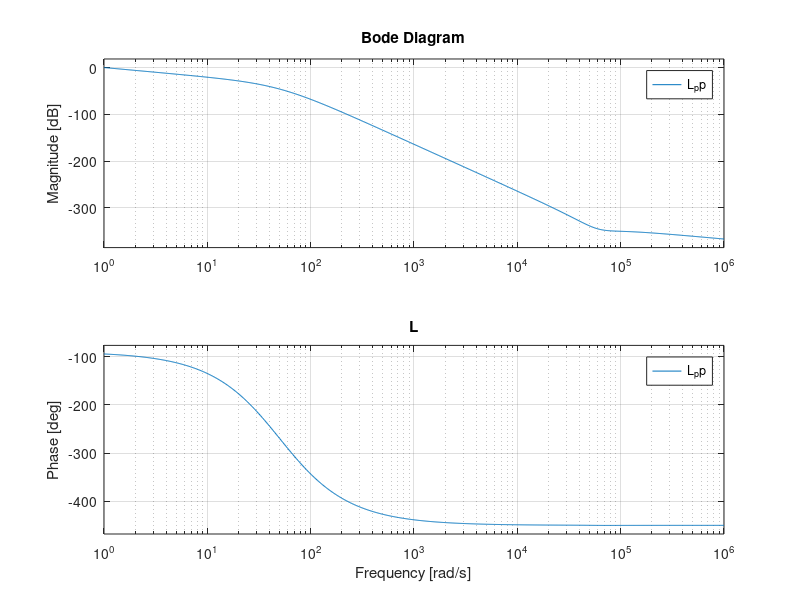
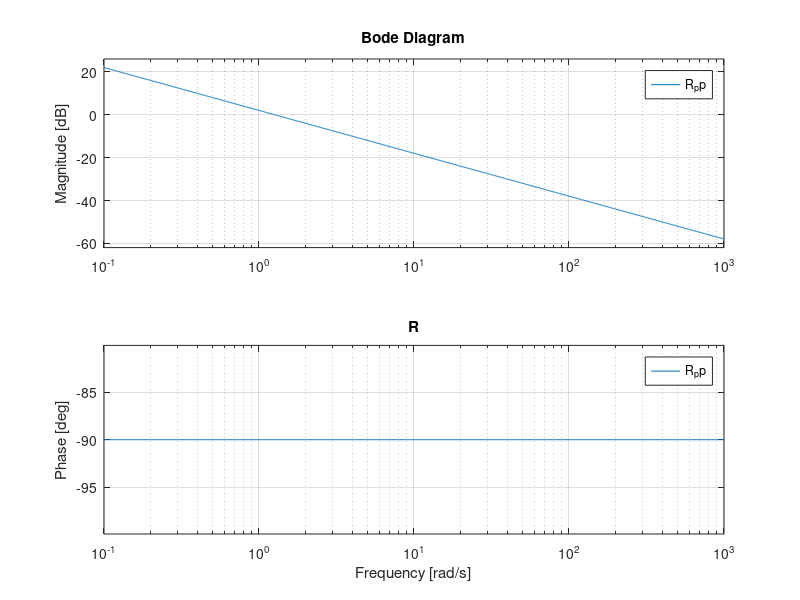

Here is the MATLAB script that generated these plots, in order: (Note: this script raises an error after producing the figures.)
clear all;
clc;
close all;

%% COLLABORATIVE CLASS
%   Matteo Mastromauro
%   Kevin Ortega
%   Alexandra Spertini
%   Alex Zagati

%% PARAMETERS

k = 0.8;
Jm = 4e-4;
Jl= 4e-4;
Bm = 0.015;
Bl = 0;
m = 0.3;
l = 0.3;
g = 9.81;
const = sqrt(2)*m*g*l/(2*Jl); %% needed for simulink simulation

%% EQUILIBRIUM
x1_bar = 0;
x2_bar = pi/4;
x3_bar = 0;
x4_bar = m*g*l*cos(x2_bar)/k + x2_bar;
u_bar= m*g*l*cos(x2_bar);
x_bar = [x1_bar x2_bar x3_bar x4_bar] ;

% computation of the equilibrium position

% syms x1(t) x2(t) x3(t) x4(t) u(t) y(t) % variables
% syms  Bm Jl Jm m g l k %system parameters, comment if you want the numerical expression
% 
% x1_dot = -Bl/Jl*x1(t)-k/Jl*x2(t)-m*g*l/Jl*cos(x2(t))+k/Jl*x4(t);
% x2_dot = x1(t);
% x3_dot = k/Jm*x2(t)-Bm/Jm*x3(t)-k/Jm*x4(t)+u(t)/Jm;
% x4_dot = x3(t);
% 
% x1_dot = subs(x1_dot,x2(t),pi/4);
% x2_dot = subs(x2_dot,x2(t),pi/4);
% x3_dot = subs(x3_dot,x2(t),pi/4);
% x4_dot = subs(x4_dot,x2(t),pi/4);
% 
% 
% eqn1 = 0 == x1_dot;
% eqn2 = 0 == x2_dot;
% eqn3 = 0 == x3_dot;
% eqn4 = 0 == x4_dot;
% 
% [x1_bar, x3_bar, x4_bar,u_bar] = solve([eqn1,eqn2,eqn3,eqn4],[x1(t),x3(t),x4(t),u(t)]) ;
% 
% x_bar = [x1_bar x2_bar x3_bar x4_bar] ;

%% LINEARIZATION

Alin= [0    -k/Jl + m*g*l*sin(x2_bar)/Jl                     0           k/Jl;
        1                        0                           0             0;
        0                      k/Jm                       -Bm/Jm      -k/Jm;
        0                        0                           1              0];

Blin = [0; 0; 1/Jm; 0];

Clin= [0    1   0   0];             %applichiamo a x2(theta l) perchè abbiamo solo 1 input(2 output)

Dlin = zeros(1);


%% POLES OF THE SYSTEM

sys = ss(Alin, Blin, Clin, Dlin) ;
G = tf(sys) ;

pole(G); % computation of the poles of the linearised system 
zero(G); % computation of the zeros of the linearised system 


%% POLE PLACEMENT (FOR STABILIZATION)

C0 = ctrb(Alin, Blin);          %controllability matrix
rank_C0 = rank(C0);  %rank of controllability matrix

%we decide to put the poles all in -50
rho = -50; % same rho for the two approaches to do some anaylsis 

p = rho + [-0, -0.1, -0.2, -0.3]; % poles choosen for pole placement
K = place(Alin, Blin, p);

p_closeloop= eig(Alin-Blin*K);

%% POLE PLACEMENT WITH INTEGRATORS

A_ext= [Alin, zeros(4, 1);            %A extended matrix
       -Clin, zeros(1)];

B_ext = [Blin; zeros(1)];               %B extended matrix

C0_ext = ctrb(A_ext, B_ext);      %C extended matrix
rank_C0_ext = rank(C0_ext);

p_ext = rho+[0, -0.1, -0.2, -0.3, -0.4];    %poles of the extended system
K_ext = place(A_ext, B_ext, p_ext);           %pole placement gain

p_closeloop_ext = eig(A_ext-B_ext*K_ext); % poles of the extended closed loop system

%% SIMULINK MODEL INITILIZATION

x_0 = x_bar+0.01;           %integral initialization

Kx = -K_ext(1, 1:4) ;       %state feedback gain
Kv = -K_ext(1, 5) ;          %additional integrator gain


%% RESPONSE WITH K

x_init= [0, 0, 0, 0]';

sys = ss(Alin - Blin*K, zeros(4,1), eye(4), Dlin);
[y, t]= initial(sys, x_init);

for j= 1:1:length(t)
    u(j,:)= -K*y(j,:)';
end

% uncomment to plot
% figure(1)
% plot(t, u);
% grid on


%% PID for the linearized system

s = tf('s');
G_pp = Clin*(s*eye(4)-(Alin-Blin*K))^-1*Blin;
wc = 1; % rad/s
R_pp = 1/s;
L_pp = R_pp*G_pp;
kp = 1/abs(freqresp(L_pp,wc));
R_pp = kp/s;
L_pp = R_pp*G_pp;
phi_c = angle(freqresp(L_pp,wc));
phi_m = (pi + phi_c)*180/pi;

% uncomment to plot
figure(1)
bode(L_pp); grid on; title('L');
figure(2)
bode(R_pp); grid on; title('R');

%% ------------------------------------------------
%% OPTIMAL CONTROL : LQ 

% Tunable matrix intialization
Q = 0.1*eye(4);
R = 1*diag(1);

[K_lq, S, P] = lqr(Alin ,Blin, Q, R);

% K_lq response

A_lq = Alin-Blin*K_lq ;
B_lq = zeros(4,1) ;
C_lq = Clin ;
D_lq = 0;

% plot the evolution of the state x2 (control variable)

% %linearised system
% dxdt1 = @(t,y)mysystemode(t,y, A_ext-B_ext*K_ext) ;
% tspan1 = [0 5] ;
% y01 = ones(5,1);
% [t1,y1] = ode45(dxdt1, tspan1, y01) ;
% 
% %system with Lq
% dxdt2 = @(t,y)mysystemode(t,y, A_lq) ;
% tspan2 = [0 5] ;
% y02 = ones(4,1);
% [t2,y2] = ode45(dxdt2, tspan2, y02) ;


% uncomment to plot
% figure(3)
% plot(t1, y1(:, 2)) ;
% grid on
% xlabel('Time');
% ylabel('x2 - linearised system');
% title('Evolution of state 2 - pole placement with integrators');
% 
% figure(4)
% plot(t2, y2(:, 2),'c');
% grid on
% xlabel('Time');
% ylabel('x2');
% title('Evolution of state 2 - LQ control');

%% LQ with the system enlargment

%now we want to enlarge the system in order to add an integrator 

A_tilde = [Alin zeros(4,1) ; -Clin zeros(1,1)] ;
B_tilde = [Blin; 0];

r =  1/0.024; 
q =  1;

disp(q/r);

%tunable matrixes 
Q_lq = q*eye(5) ; %1 
R_lq = r*eye(1) ; %1000

% check reachability and observability 
rank(ctrb(A_tilde, B_tilde));
C_q = sqrt(Q_lq) ;
rank(obsv(A_tilde, C_q));

% P_lq = are(A_tilde, B_tilde*R_lq*B_tilde', Q_lq) 
% k = R_lq^(-1)*B_tilde'*P_lq;
% k_x = k(:, 1:4) ;
% eig(Alin-Blin*k_x) 
% 
% return 

% computation of the gain for l1
[K_lqe, S, P] = lqr(A_tilde, B_tilde, Q_lq, R_lq) ;

K_lqx = K_lqe(:,1:4) ;
K_lqeta = K_lqe(:, 5) ;

eig(Alin-Blin*K_lqx);
 

% %system with Lq
% dxdt3 = @(t,y)mysystemode(t,y, A_tilde-B_tilde*K_lqe) ;
% tspan3 = [0 5] ;
% y03 = ones(5,1);
% [t3,y3] = ode45(dxdt3, tspan3, y03) ;
% 
% figure(5)
% plot(t3, y3(:, 2),'b');
% grid on
% xlabel('Time');
% ylabel('x2');
% title('Evolution of state 2 - LQ control with integrators');



%% H2 PROBLEM 

n = 5 ; %n of states
p = 1 ; %n of inputs
m = 1 ; %number of outpuRts

q =     1; %0.01
r =      100;  %10
qt =      0 ; 
rt =      0 ;

% definition of the matrixes 
A = [Alin zeros(4,1) ;
    -Clin   0 ];

B1 = [sqrt(qt)*eye(n) zeros(n,p)];
B2 = [Blin ; 0];

C1 = [sqrt(q)*eye(n) ; zeros(m,n)];
C2 = [Clin 0] ;

D11 = [zeros(n,n) zeros(n,p) ; zeros(m,n) zeros(m,p)];
D12 = [zeros(n,m) ; sqrt(r)*eye(m)] ;
D21 = [zeros(p,n)  sqrt(rt)*eye(p,p)] ;
D22 = [Dlin] ;

AA = A;
BB = [B1 B2] ;
CC = [C1 ; C2] ;
DD = [D11 D12 ; D21 D22] ;

P_H2 = are(A, B2*D12'*D12*B2', C1'*C1);
K_H2 = (D12'*D12)*B2'*P_H2;

K_H2_X = K_H2(:,1:4) ;
K_H2_V = K_H2(:, 5) ;
eig(Alin-Blin*K_H2_X)

return

%% ----------------------------------------------------------------------------------------------
%% FEEDBACK LINEARIZATION

%% NONLINEAR SYSTEM

%0. Nonlinear system + eq. computation
syms x1(t) x2(t) x3(t) x4(t) u(t) y(t) % variables
syms  Bm Jl Jm m g l k %system parameters, comment if you want the numerical expression

x1_dot = -Bl/Jl*x1(t)-k/Jl*x2(t)-m*g*l/Jl*cos(x2(t))+k/Jl*x4(t);
x2_dot = x1(t);
x3_dot = k/Jm*x2(t)-Bm/Jm*x3(t)-k/Jm*x4(t)+u(t)/Jm;
x4_dot = x3(t);

x1_dot = subs(x1_dot,x2(t),pi/4);
x2_dot = subs(x2_dot,x2(t),pi/4);
x3_dot = subs(x3_dot,x2(t),pi/4);
x4_dot = subs(x4_dot,x2(t),pi/4);


eqn1 = 0 == x1_dot;
eqn2 = 0 == x2_dot;
eqn3 = 0 == x3_dot;
eqn4 = 0 == x4_dot;

[x1_bar, x3_bar, x4_bar,u_bar] = solve([eqn1,eqn2,eqn3,eqn4],[x1(t),x3(t),x4(t),u(t)])
 
% 1. system definition
syms x1(t) x2(t) x3(t) x4(t) u(t) y(t) % variables
syms  Bm Jl Jm m g l k %system parameters, comment if you want the numerical expression
x1_dot = -Bl/Jl*x1(t)-k/Jl*x2(t)-m*g*l/Jl*cos(x2(t))+k/Jl*x4(t);
x2_dot = x1(t);
x3_dot = k/Jm*x2(t)-Bm/Jm*x3(t)-k/Jm*x4(t)+u(t)/Jm;
x4_dot = x3(t);
y(t) = pi/4-x2(t);

%2. checking the relative degree of the system
y_d = -x2_dot;
y_dd = -x1_dot;
y_ddd = diff(y_dd,t);
y_ddd  = (k*x2_dot)/Jl - (k*x4_dot)/Jl - (g*l*m*sin(x2(t))*x2_dot)/Jl;
y_dddd = diff(y_ddd,t);

%substituting diff(x,t) in order to include it in the simulink scheme

y_dddd = (k*x1_dot)/Jl - (k*x3_dot)/Jl - (g*l*m*sin(x2(t))*x1_dot)/Jl - (g*l*m*cos(x2(t))*x1(t)*x2_dot)/Jl;

%%
%check the realtive degree of the system
y_d_sub = subs(y_d, [x1(t), cos(x2(t)), x2(t), x3(t), x4(t), u(t), k, Jl, Jm], [0, 0, 0, 0, 0, 1, 1, 1, 1]);
y_dd_sub = subs(y_dd, [x1(t), cos(x2(t)), x2(t), x3(t), x4(t), u(t), k, Jl, Jm], [0, 0, 0, 0, 0, 1, 1, 1, 1]);
y_ddd_sub = subs(y_ddd, [x1(t), cos(x2(t)), x2(t), x3(t), x4(t), u(t), k, Jl, Jm], [0, 0, 0, 0, 0, 1, 1, 1, 1]);
y_dddd_sub  = subs(y_dddd, [x1(t), cos(x2(t)), x2(t), x3(t), x4(t), u(t), k, Jl, Jm], [0, 0, 0, 0, 0, 1, 1, 1, 1]);

rd = zeros(1,1) ;

if y_d_sub ~= 0 
    rd =  1 ;
elseif y_dd_sub ~= 0 
        rd = 2 ;
elseif y_ddd_sub ~= 0 
        rd =  3 ;
elseif y_dddd_sub ~= 0 
        rd = 4;
end

%%
%check the realtive degree of the system
y_d_sub = subs(y_d, [x1(t), cos(x2(t)), x2(t), x3(t), x4(t), u(t), k, Jl, Jm], [0, 0, 0, 0, 0, 1, 1, 1, 1]);
y_dd_sub = subs(y_dd, [x1(t), cos(x2(t)), x2(t), x3(t), x4(t), u(t), k, Jl, Jm], [0, 0, 0, 0, 0, 1, 1, 1, 1]);
y_ddd_sub = subs(y_ddd, [x1(t), cos(x2(t)), x2(t), x3(t), x4(t), u(t), k, Jl, Jm], [0, 0, 0, 0, 0, 1, 1, 1, 1]);
y_dddd_sub  = subs(y_dddd, [x1(t), cos(x2(t)), x2(t), x3(t), x4(t), u(t), k, Jl, Jm], [0, 0, 0, 0, 0, 1, 1, 1, 1]);

rd = zeros(1,1) ;

if y_d_sub ~= 0 
    rd =  1 ;
elseif y_dd_sub ~= 0 
        rd = 2 ;
elseif y_ddd_sub ~= 0 
        rd =  3 ;
elseif y_dddd_sub ~= 0 
        rd = 4;
end
%%

%3. Change of coordinates to bring equilibrium to [0, 0]
syms dx1(t) dx2(t) dx3(t) dx4(t)
dx1_dot = subs(x1_dot, [x1(t),x2(t),x3(t),x4(t)], [dx1(t)+x1_bar, dx2(t)+x2_bar, dx3(t)+x3_bar, dx4(t)+x4_bar]);
dx2_dot = subs(x2_dot, [x1(t),x2(t),x3(t),x4(t)], [dx1(t)+x1_bar, dx2(t)+x2_bar, dx3(t)+x3_bar, dx4(t)+x4_bar]);
dx3_dot = subs(x3_dot, [x1(t),x2(t),x3(t),x4(t)], [dx1(t)+x1_bar, dx2(t)+x2_bar, dx3(t)+x3_bar, dx4(t)+x4_bar]);
dx4_dot = subs(x4_dot, [x1(t),x2(t),x3(t),x4(t)], [dx1(t)+x1_bar, dx2(t)+x2_bar, dx3(t)+x3_bar, dx4(t)+x4_bar]);
dy = subs(y(t), [x1(t),x2(t),x3(t),x4(t)], [dx1(t)+x1_bar, dx2(t)+x2_bar, dx3(t)+x3_bar, dx4(t)+x4_bar]);

%4. Diffeomorphism
x1_tilde = dy;
x2_tilde = -dx1 ;
%x3_tilde = diff(x2_tilde,t);
x3_tilde = dx1_dot ;
%x4_tilde = diff(x3_tilde, t);
x4_tilde = (k*dx4_dot)/Jl - (k*dx2_dot)/Jl - (Bl*x1_dot)/Jl + (g*l*m*sin(pi/4 + dx2(t))*dx2_dot)/Jl;
%%

% check if it's a diffeomorphism. We need to compute the Jacobean and check
% if the Jacobea is full rank
f = [x1_tilde ; x2_tilde ; x3_tilde ; x4_tilde] ;

% compute the Jacobean
J = jacobian(f, [dx1, dx2, dx3, dx4]);
rank(J);
%%
%6. inverse relationship phi(^-1)
syms dx1 dx2 dx3 dx4 dx1_t dx2_t dx3_t dx4_t
eqn1 = dx1_t == -dx2;
eqn2 = dx2_t == -dx1;
eqn3 = dx3_t == k*(dx2+pi/4)/Jl+m*g*l*cos(dx2+pi/4)/Jl-k*(dx4+x4_bar)/Jl;
eqn4 = dx4_t == k/Jl*dx1-m*g*l/Jl*sqrt(2)/2*(sin(dx2)+cos(dx2))*dx1-k/Jl*dx3;
sys    = [eqn1, eqn2, eqn3, eqn4];
[x1_t, x2_t, x3_t, x4_t]       = solve(sys,[dx1,dx2,dx3,dx4]);

%6b. verify that the equilibrium is in [0,0,0,0]
x1_t = subs(x1_t,[dx1_t,dx2_t,dx3_t,dx4_t], [0,0,0,0]);
x2_t = subs(x2_t,[dx1_t,dx2_t,dx3_t,dx4_t], [0,0,0,0]);
x3_t = subs(x3_t,[dx1_t,dx2_t,dx3_t,dx4_t], [0,0,0,0]);
x4_t = subs(x4_t,[dx1_t,dx2_t,dx3_t,dx4_t], [0,0,0,0]);

%7. system in normal canonical form
syms x2_t x3_t x4_t
x1_t_dot = x2_t;
x2_t_dot = x3_t;
x3_t_dot = x4_t;
x4_t_dot = y_dddd;

y_dddd = (k*x1_dot)/Jl - (k*x3_dot)/Jl - (g*l*m*sin(x2(t))*x1_dot)/Jl - (g*l*m*cos(x2(t))*x1(t)*x2_dot)/Jl;
v = y_dddd;

 %8. Finding u
syms x1 x2 x3 x4 u v_sim k Bm Jm Jl g l m 
v = (g*l*m*sin(x2)*((k*x2)/Jl - (k*x4)/Jl + (g*l*m*cos(x2))/Jl))/Jl - (k*(u/Jm - (Bm*x3)/Jm + (k*x2)/Jm - (k*x4)/Jm))/Jl - (k*((k*x2)/Jl - (k*x4)/Jl + (g*l*m*cos(x2))/Jl))/Jl - (g*l*m*cos(x2)*x1^2)/Jl;
eqn = v_sim == v;
U = solve(eqn, u);

 %% PARAMETERS FOR SIMULINK SIMULATION

k = 0.8;
Jm = 4e-4;
Jl= 4e-4;
Bm = 0.015;
Bl = 0;
m = 0.3;
l = 0.3;
g = 9.81;
x1_bar = 0;
x2_bar = pi/4;
x3_bar = 0;
x4_bar = m*g*l*cos(x2_bar)/k + x2_bar;
u_bar= m*g*l*cos(x2_bar);
x_bar = [x1_bar x2_bar x3_bar x4_bar] ;

%% FEEDBACK GAIN TUNING Kv_lin

A_tilde = [0 1 0 0;
           0,0,1,0;
           0,0,0,1;
           0,0,0,0];
B_tilde = [0,0,0,1]';
C_tilde = [1 0 0 0];
p_tilde = -50+[-0, -1, -2, -3]; % poles choosen for pole placement

Kv_tilde = place(A_tilde, B_tilde, p_tilde);
p_tilde_closeloop= eig(A_tilde-B_tilde*Kv_tilde);

%% PID for feedback linearization

s = tf('s');
G_v =C_tilde*(s*eye(4)-(A_tilde-B_tilde*Kv_tilde))^-1*B_tilde;
wc = 3; % rad/s
R_v = 1/s;
L_v = R_v*G_v;
kp_v = 1/abs(freqresp(L_v,wc));
R_v = kp_v/s;
L_v = R_v*G_v;
phi_c = angle(freqresp(L_v,wc));
phi_m = (pi + phi_c)*180/pi

% uncomment to plot
figure(1)
bode(L_v); grid on; title('L_v');
figure(2)
bode(R_v); grid on; title('R_v');
